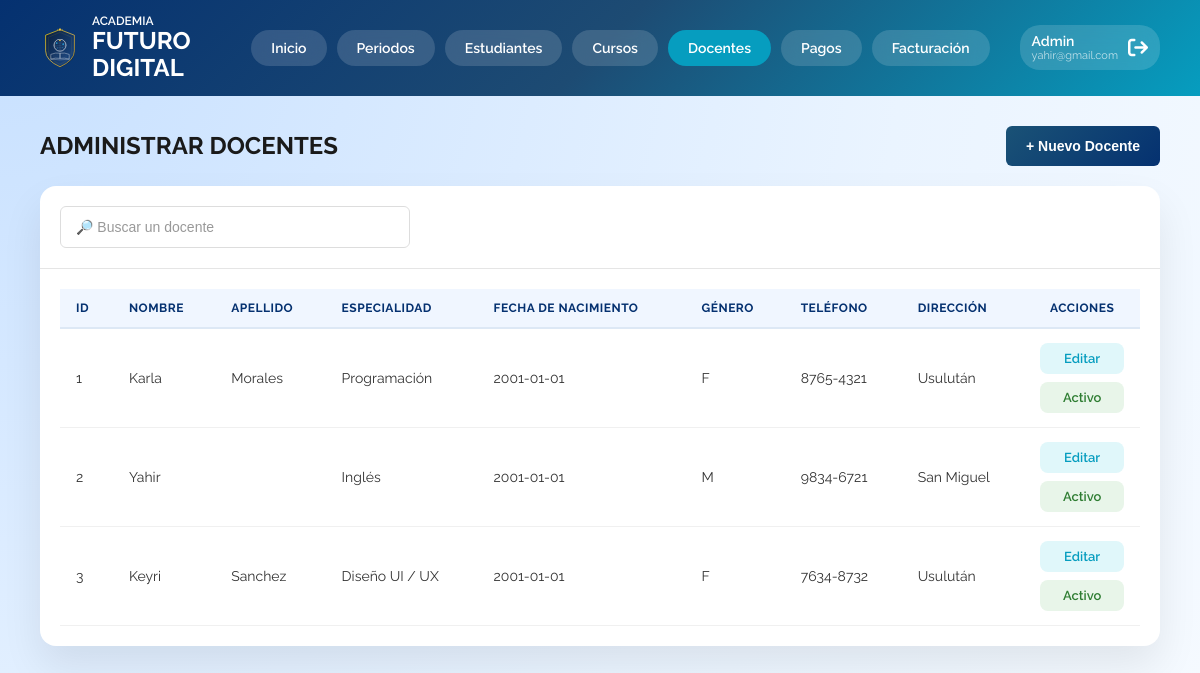
Page /admin-docentes.php (signed in) on the earlier database version.
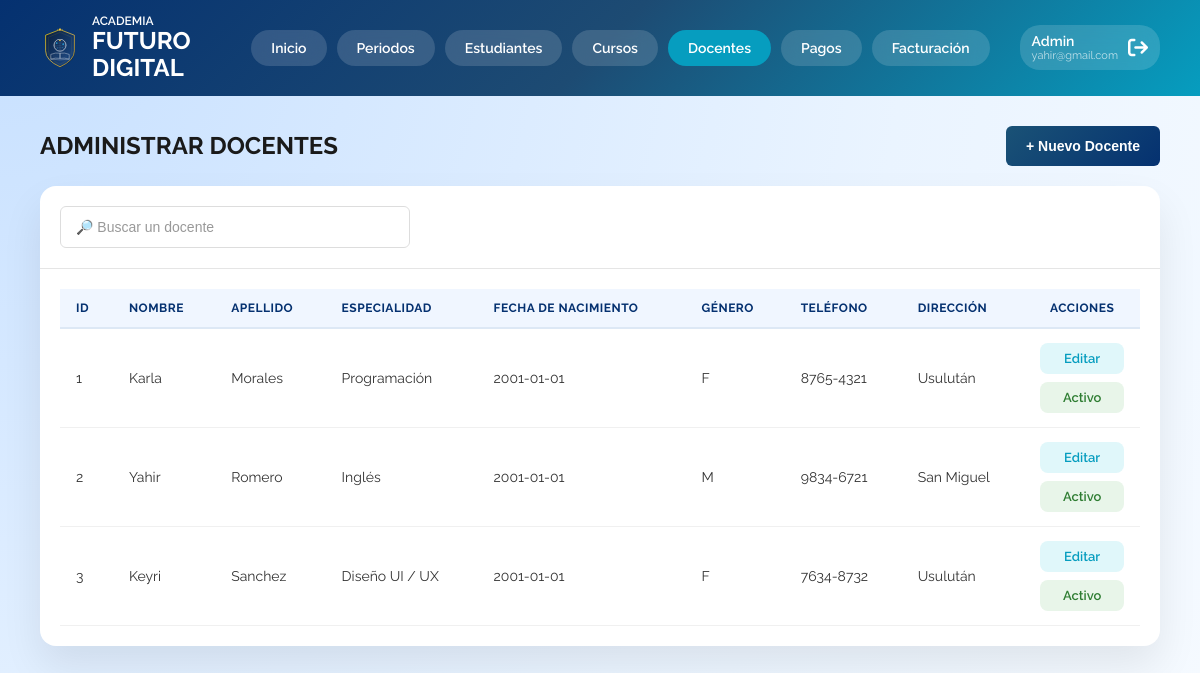
Same page on the later database version.
### tables this page shows
CREATE TABLE `docentes` (
  `id` int PRIMARY KEY NOT NULL AUTO_INCREMENT,
  `usuario_id` int NOT NULL,
  `especialidad` varchar(100) DEFAULT NULL,
  `fecha_nacimiento` date DEFAULT NULL,
  `genero` char(1) DEFAULT NULL,
  `salario` decimal(10,2) DEFAULT NULL,
  `telefono` varchar(20) DEFAULT NULL,
  `direccion` varchar(200) DEFAULT NULL,
  UNIQUE KEY `usuario_id` (`usuario_id`),
  CONSTRAINT `fk_docentes_1` FOREIGN KEY (`usuario_id`) REFERENCES `usuarios` (`id`)
);

CREATE TABLE `usuarios` (
  `id` int PRIMARY KEY NOT NULL AUTO_INCREMENT,
  `nombre` varchar(100) NOT NULL,
  `apellido` varchar(100) NOT NULL,
  `correo` varchar(120) NOT NULL,
  `password_hash` varchar(255) NOT NULL,
  `estado` tinyint(1) DEFAULT '1',
  `rol_id` int NOT NULL,
  UNIQUE KEY `correo` (`correo`),
  KEY `rol_id` (`rol_id`),
  CONSTRAINT `fk_usuarios_1` FOREIGN KEY (`rol_id`) REFERENCES `roles` (`id`)
);

### mostrar-tabla-docentes.php (the view)
<?php
include('includes/conexion.php');
$sql = "SELECT
    u.id AS usuario_id,
    d.id AS docente_id,
    u.nombre,
    u.apellido,
    u.correo,
    u.password_hash,
    u.estado,
    d.especialidad,
    d.fecha_nacimiento,
    d.genero,
    d.salario,
    d.telefono,
    d.direccion
    FROM docentes d
    INNER JOIN usuarios u ON d.usuario_id = u.id
    WHERE u.rol_id = 3";
$resultado = mysqli_query($conexion, $sql);
if (mysqli_num_rows($resultado) > 0 ){
?>
    <table class="data-table mobile-cards">
        <thead>
            <tr>
                <th>ID</th>
                <th>Nombre</th>
                <th>Apellido</th>
                <th>Especialidad</th>
                <th>Fecha de Nacimiento</th>
                <th>Género</th>
                <th>Teléfono</th>
                <th>Dirección</th>
                <th>Acciones</th>
            </tr>
        </thead>
        <tbody>
            <?php while($fila = mysqli_fetch_assoc($resultado)){ ?>
            <tr data-id="<?php echo $fila['usuario_id']; ?>">
                <td data-label="ID"><?php echo $fila['docente_id']; ?></td>
                <td data-label="Nombre"><?php echo htmlspecialchars($fila['nombre']); ?></td>
                <td data-label="Apellido"><?php echo htmlspecialchars($fila['apellido']); ?></td>
                <td data-label="Especialidad"><?php echo htmlspecialchars($fila['especialidad']); ?></td>
                <td data-label="Fecha Nac."><?php echo htmlspecialchars($fila['fecha_nacimiento']); ?></td>
                <td data-label="Género"><?php echo htmlspecialchars($fila['genero']); ?></td>
                <td data-label="Teléfono"><?php echo htmlspecialchars($fila['telefono']); ?></td>
                <td data-label="Dirección"><?php echo htmlspecialchars($fila['direccion']); ?></td>
                <td data-label="Acciones" class="acciones-cell">
                    <div class="acciones-texto">
                        <a
                            href="#"
                            class="link-accion abrir-modal-docente"
                            data-docente_id="<?php echo $fila['docente_id']; ?>"
                            data-usuario_id="<?php echo $fila['usuario_id']; ?>"
                            data-nombre="<?php echo htmlspecialchars($fila['nombre']); ?>"
                            data-apellido="<?php echo htmlspecialchars($fila['apellido']); ?>"
                            data-especialidad="<?php echo htmlspecialchars($fila['especialidad']); ?>"
                            data-fecha_nacimiento="<?php echo htmlspecialchars($fila['fecha_nacimiento']); ?>"
                            data-genero="<?php echo htmlspecialchars($fila['genero']); ?>"
                            data-salario="<?php echo htmlspecialchars($fila['salario']); ?>"
                            data-telefono="<?php echo htmlspecialchars($fila['telefono']); ?>"
                            data-direccion="<?php echo htmlspecialchars($fila['direccion']); ?>"
                            data-correo="<?php echo htmlspecialchars($fila['correo']); ?>"
                            data-password_hash="<?php echo htmlspecialchars($fila['password_hash']); ?>"
                            data-estado="<?php echo htmlspecialchars($fila['estado']); ?>"
                            onclick="return false;"
                        >
                            Editar
                        </a>
                        <a
                            href="#"
                             class="link-accion btn-toggle-estado <?php echo ($fila['estado'] == 'Activo' || $fila['estado'] == 1) ? 'estado-activo' : 'estado-inactivo'; ?>"
                             data-usuario_id="<?php echo $fila['usuario_id']; ?>"
                        >
                            <?php echo ($fila['estado'] == 'Activo' || $fila['estado'] == 1) ? 'Activo' : 'Inactivo'; ?>
                        </a>
                    </div>
                </td>
            </tr>
            <?php } ?>
        </tbody>
    </table>
<?php
} else {
    echo '<div class="mensaje-vacio">No hay docentes registrados.</div>';
}
?>

Differences in the rows shown:
changed through a linked row, docentes "Inglés": usuario.apellido (not shown) → "Romero"
